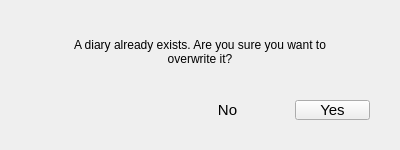
<?xml version="1.0" encoding="UTF-8"?>
<ui version="4.0">
 <class>ConfirmOverwriteBase</class>
 <widget class="QDialog" name="ConfirmOverwriteBase">
  <property name="geometry">
   <rect>
    <x>0</x>
    <y>0</y>
    <width>400</width>
    <height>150</height>
   </rect>
  </property>
  <property name="sizePolicy">
   <sizepolicy hsizetype="Fixed" vsizetype="Fixed">
    <horstretch>0</horstretch>
    <verstretch>0</verstretch>
   </sizepolicy>
  </property>
  <property name="windowTitle">
   <string>Confirm overwrite</string>
  </property>
  <layout class="QVBoxLayout" name="verticalLayout">
   <property name="spacing">
    <number>0</number>
   </property>
   <property name="leftMargin">
    <number>0</number>
   </property>
   <property name="topMargin">
    <number>20</number>
   </property>
   <property name="rightMargin">
    <number>0</number>
   </property>
   <property name="bottomMargin">
    <number>0</number>
   </property>
   <item alignment="Qt::AlignHCenter|Qt::AlignVCenter">
    <widget class="QLabel" name="label">
     <property name="text">
      <string>A diary already exists. Are you sure you want to overwrite it?</string>
     </property>
     <property name="scaledContents">
      <bool>false</bool>
     </property>
     <property name="alignment">
      <set>Qt::AlignCenter</set>
     </property>
     <property name="wordWrap">
      <bool>true</bool>
     </property>
    </widget>
   </item>
   <item>
    <layout class="QHBoxLayout" name="horizontalLayout">
     <property name="spacing">
      <number>30</number>
     </property>
     <property name="leftMargin">
      <number>30</number>
     </property>
     <property name="topMargin">
      <number>0</number>
     </property>
     <property name="rightMargin">
      <number>30</number>
     </property>
     <property name="bottomMargin">
      <number>15</number>
     </property>
     <item>
      <spacer name="horizontalSpacer">
       <property name="orientation">
        <enum>Qt::Horizontal</enum>
       </property>
       <property name="sizeHint" stdset="0">
        <size>
         <width>40</width>
         <height>20</height>
        </size>
       </property>
      </spacer>
     </item>
     <item alignment="Qt::AlignHCenter|Qt::AlignVCenter">
      <widget class="QPushButton" name="no_button">
       <property name="sizePolicy">
        <sizepolicy hsizetype="Minimum" vsizetype="Minimum">
         <horstretch>0</horstretch>
         <verstretch>0</verstretch>
        </sizepolicy>
       </property>
       <property name="minimumSize">
        <size>
         <width>75</width>
         <height>20</height>
        </size>
       </property>
       <property name="maximumSize">
        <size>
         <width>75</width>
         <height>20</height>
        </size>
       </property>
       <property name="font">
        <font>
         <pointsize>11</pointsize>
        </font>
       </property>
       <property name="text">
        <string>No</string>
       </property>
       <property name="flat">
        <bool>true</bool>
       </property>
      </widget>
     </item>
     <item alignment="Qt::AlignHCenter|Qt::AlignVCenter">
      <widget class="QPushButton" name="yes_button">
       <property name="sizePolicy">
        <sizepolicy hsizetype="Minimum" vsizetype="Minimum">
         <horstretch>0</horstretch>
         <verstretch>0</verstretch>
        </sizepolicy>
       </property>
       <property name="minimumSize">
        <size>
         <width>75</width>
         <height>20</height>
        </size>
       </property>
       <property name="maximumSize">
        <size>
         <width>75</width>
         <height>20</height>
        </size>
       </property>
       <property name="font">
        <font>
         <pointsize>11</pointsize>
        </font>
       </property>
       <property name="text">
        <string>Yes</string>
       </property>
       <property name="flat">
        <bool>false</bool>
       </property>
      </widget>
     </item>
    </layout>
   </item>
  </layout>
  <action name="action_no">
   <property name="text">
    <string>no</string>
   </property>
   <property name="shortcut">
    <string>Ctrl+W</string>
   </property>
  </action>
  <action name="action_yes">
   <property name="text">
    <string>yes</string>
   </property>
  </action>
 </widget>
 <tabstops>
  <tabstop>no_button</tabstop>
  <tabstop>yes_button</tabstop>
 </tabstops>
 <resources/>
 <connections>
  <connection>
   <sender>no_button</sender>
   <signal>clicked()</signal>
   <receiver>action_no</receiver>
   <slot>trigger()</slot>
   <hints>
    <hint type="sourcelabel">
     <x>114</x>
     <y>109</y>
    </hint>
    <hint type="destinationlabel">
     <x>-1</x>
     <y>-1</y>
    </hint>
   </hints>
  </connection>
  <connection>
   <sender>yes_button</sender>
   <signal>clicked()</signal>
   <receiver>action_yes</receiver>
   <slot>trigger()</slot>
   <hints>
    <hint type="sourcelabel">
     <x>284</x>
     <y>109</y>
    </hint>
    <hint type="destinationlabel">
     <x>-1</x>
     <y>-1</y>
    </hint>
   </hints>
  </connection>
 </connections>
</ui>
